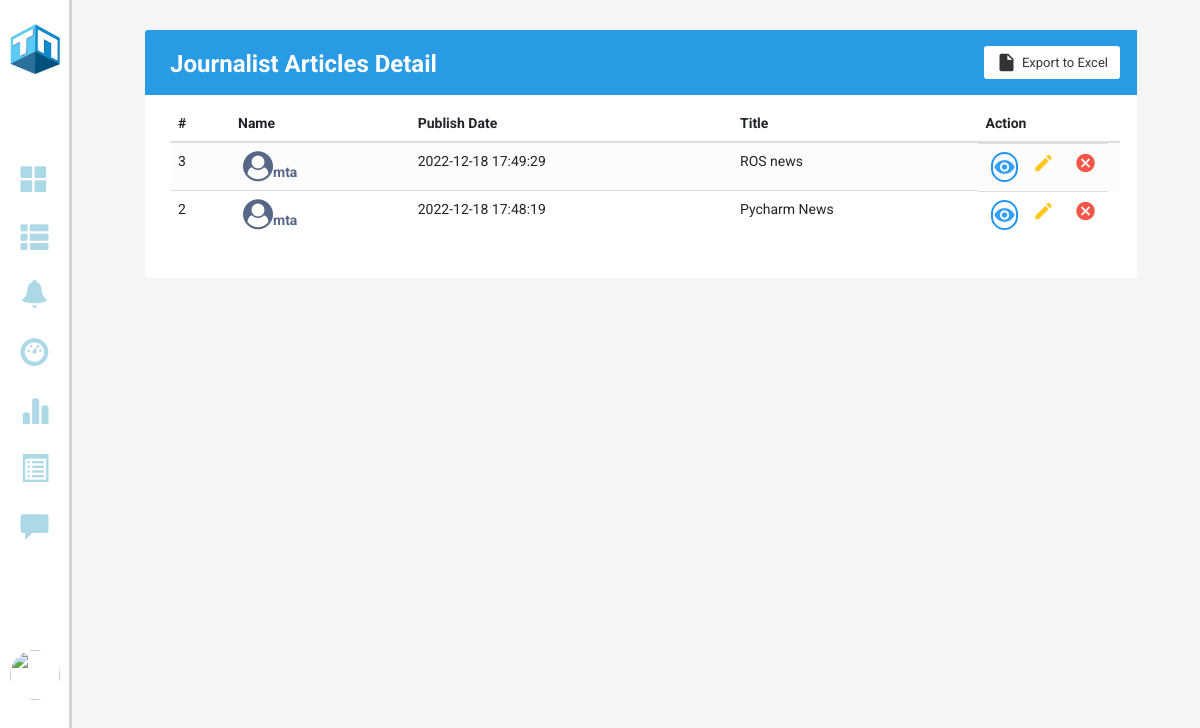
Page /AdminarticleDetails (signed in) on the committed database.
### models.py (models this page shows)
class News(db.Model):
    id = Column(Integer, primary_key = True)
    post_id = Column(Integer, ForeignKey('posts.id'), nullable=False)
    title = Column(String, nullable=False)
    category_id = Column(Integer, ForeignKey('categories.id'), nullable=False)
    image = Column(BLOB, nullable=False)
    mimetype = Column(String, nullable=False)
    views = Column(Integer, nullable=False)
    published = Column(Boolean, nullable = False)
    commented_news = db.relationship('Comments', backref = backref('commented_news'), cascade = 'all, delete')

class Users(db.Model, UserMixin):
    id = db.Column(db.Integer,  primary_key = True, nullable = False)
    email = Column(String, nullable=False, unique = True)
    username = Column(String, nullable=False)
    role = Column(String, nullable=False)
    password = Column(String, nullable=False)
    profile_pic = Column(BLOB, nullable=False)
    mimetype = Column(String, nullable=False)
    status = Column(Boolean, nullable=False)
    created_at = Column(DateTime, server_default = func.now(), nullable=False)
    updated_at = Column(DateTime, server_default = func.now(), server_onupdate = func.now(), nullable=False)
    poster = db.relationship('Posts', backref=backref('poster'), cascade = 'all, delete')
    reporter = db.relationship('Reports', backref=backref('reporter'), cascade = 'all, delete')
    bookmarker = db.relationship('Bookmarks', backref=backref('bookmarker'), cascade = 'all, delete')
    notifier = db.relationship('Notifications', backref=backref('notifier'), cascade = 'all, delete')

class Posts(db.Model):
    id = Column(Integer, primary_key = True)
    poster_id = Column(Integer, ForeignKey('users.id'), nullable=False)
    type_id = Column(Integer, ForeignKey('types.id'), nullable=False)
    description = Column(String, nullable=False)
    created_at = Column(DateTime, server_default = func.now(), nullable=False)
    updated_at = Column(DateTime, server_default = func.now(), server_onupdate = func.now(), nullable=False)
    article = db.relationship('News', backref=backref('article'), cascade = 'all, delete')
    post = db.relationship('Reports', backref=backref('post'), cascade = 'all, delete')
    comment_post = db.relationship('Comments', backref=backref('comment_post'), cascade = 'all, delete')

### app.py (the view)
@app.route("/AdminarticleDetails")
@login_required
def Admin_article_details():
    note_form = NoteForm()
    news = News.query.filter_by(published = True).order_by(News.id.desc()).all()
    return render_template("AdminArticleDetails.html", news = news, note_form = note_form)

### app.py (called while the page is built)
@login_manager.user_loader
def load_user(user_id):
    return Users.query.get(int(user_id))

### templates/AdminArticleDetails.html (shortened to what this page needs)
<!DOCTYPE html>
<html lang="en">
<head>
    <link rel="stylesheet" type="text/css" href="/static/style.css">
    <link rel="stylesheet" href="https://stackpath.bootstrapcdn.com/bootstrap/4.5.0/css/bootstrap.min.css">
    <link rel="stylesheet" href="https://maxcdn.bootstrapcdn.com/font-awesome/4.7.0/css/font-awesome.min.css">
    <link rel="stylesheet" href="https://maxcdn.bootstrapcdn.com/bootstrap/3.3.6/css/bootstrap.min.css">
    <link rel="stylesheet" href="https://cdnjs.cloudflare.com/ajax/libs/font-awesome/4.7.0/css/font-awesome.min.css">
    <link rel="stylesheet" href="https://maxcdn.bootstrapcdn.com/bootstrap/3.3.7/css/bootstrap.min.css"
>
</head>
<body>
    <section class="GContent" style="background-color: #f2f3f4">
        {% include 'left_admin_menu.html' %}
        <div class="G1" style="width: 94%;">
            <div class="Gformat" style="width: 100%;">
                <div class="container-xl">
                    <div class="table-responsive">
                        <div class="table-wrapper">
                            <div class="table-title">
                                <div class="row">
                                    <div class="col-sm-5">
                                        <h2 style="color: white">Journalist Articles <b>Detail</b></h2>
                                    </div>
                                    <div class="col-sm-7">
                                        <a href="#" class="btn btn-secondary"><i class="material-icons">&#xE24D;</i>
                                            <span>Export to Excel</span></a>
                                    </div>
                                </div>
                            </div>
                            <table class="table table-striped table-hover">
                                <thead>
                                    <tr>
                                        <th>#</th>
                                        <th>Name</th>
                                        <th>Publish Date</th>
                                        <th>Title</th>
                                        <th style="width: 15%;">Action</th>
                                    </tr>
                                </thead>
                                <tbody>
                                    {% for article in news %}
                                    <tr>
                                        <td>{{article.id}}</td>
                                        <td><a href="#"><i class="fa fa-user-circle" aria-hidden="true"
                                                    style="font-size: 30px;"></i>{{article.article.poster.username}}</a>
                                        </td>
                                        <td>{{article.article.created_at}}</td>
                                        <td>{{article.title}}</td>
                                        <td class="d-flex">
                                            <a href="{{ url_for('summary_view', news_id=article.id) }}" class="view"
                                                title="View Article" data-toggle="tooltip"><i
                                                    class="material-icons">&#xE417;</i></a>
                                            <form action="{{ url_for('writenote', id = article.article.poster.id, current_url = request.path) }}" method="post">
                                                <a href="" class="edit" title="Write Note" data-toggle="modal" data-target="#replyModal">
                                                    <i class="material-icons">&#xE254;</i>
                                                </a>
                                            </form>
                                            <a href="{{ url_for('delete_news', post_id = article.article.id)}}"
                                                class="delete" title="Delete Article" data-toggle="tooltip"><i
                                                    class="material-icons">&#xE5C9;</i></a>
                                        </td>
                                    </tr>
                                    {% endfor %}
                                </tbody>
                            </table>
                        </div>
                    </div>
                </div>
            </div>
        </div>
    </section>
</body>
</html>

### static/style.css (style rules this page uses)
body { margin: 0; padding: 0; font-family: Arial, Helvetica, sans-serif; }
.GContent .G1 { float: left; margin-left: 6%; padding: 0 4%; width: 64%; }
.Gformat { float: left; width: 75%; padding-left: 10px; }
.Gformat h2 { margin-top: 19px; font-size: 20px; font-weight: bold; color: black; margin-right: 6px; }
.table-responsive { margin: 30px 0; }
.table-wrapper { min-width: 1000px; background: #fff; padding: 20px; box-shadow: 0 1px 1px rgba(0, 0, 0, .05); }
.table-title { padding-bottom: 10px; margin: 0 0 10px; min-width: 100%; }
.table-title h2 { margin: 8px 0 0; font-size: 22px; }
table.table tr th, table.table tr td { border-color: #e9e9e9; }
table.table-striped tbody tr:nth-of-type(odd) { background-color: #fcfcfc; }
table.table td:last-child { width: 130px; }
table.table td a { color: #a0a5b1; display: inline-block; margin: 0 5px; }
table.table td a.view { color: #03A9F4; }
table.table td a.edit { color: #FFC107; }
table.table td a.delete { color: #E34724; }
table.table td i { font-size: 19px; }
.table-wrapper { min-width: 1000px; background: #fff; padding: 20px 25px; border-radius: 3px; box-shadow: 0 1px 1px rgba(0, 0, 0, .05); }
.table-title { padding-bottom: 15px; background: #299be4; color: #fff; padding: 16px 30px; margin: -20px -25px 10px; border-radius: 3px 3px 0 0; }
.table-title h2 { margin: 5px 0 0; font-size: 24px; }
.table-title .btn { color: #566787; float: right; font-size: 13px; background: #fff; border: none; min-width: 50px; border-radius: 2px; border: none; outline: none !important; margin-left: 10px; }
.table-title .btn i { float: left; font-size: 21px; margin-right: 5px; }
.table-title .btn span { float: left; margin-top: 2px; }
table.table tr th, table.table tr td { border-color: #e9e9e9; padding: 12px 15px; vertical-align: middle; }
table.table tr th:first-child { width: 60px; }
table.table tr th:last-child { width: 100px; }
table.table td:last-child i { opacity: 0.9; font-size: 22px; margin: 0 5px; }
table.table td a { font-weight: bold; color: #566787; display: inline-block; text-decoration: none; }
table.table td a.delete { color: #F44336; }
.table-wrapper .btn { float: right; color: #333; background-color: #fff; border-radius: 3px; border: none; outline: none !important; margin-left: 10px; }
.table-title .btn { font-size: 13px; border: none; }
.table-title { color: #fff; padding: 16px 25px; margin: -20px -25px 10px; border-radius: 3px 3px 0 0; }
table.table tr th:last-child { width: 80px; }
table.table td a.view { width: 30px; height: 30px; color: #2196F3; border: 2px solid; border-radius: 30px; text-align: center; }
table.table td a.view i { font-size: 22px; margin: 2px 0 0 1px; }

### templates/AdminArticleDetails.html (style rules this page uses)
body { color: #566787; background: #f5f5f5; font-family: 'Roboto', sans-serif; }

### rows in the picture
News: id "3", article.poster.username "mta", article.created_at "2022-12-18 17:49:29", title "ROS news"
News: id "2", article.poster.username "mta", article.created_at "2022-12-18 17:48:19", title "Pycharm News"
